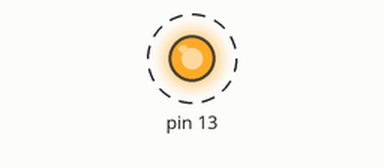
This sketch was run on a simulated Arduino Uno, built with avr-gcc and run on an emulated ATmega328P. Parts: output pins drawn as LEDs (lit = HIGH). Dashed ring = blinking.

Above: at 0.3 s.
Timing chart, 0 to 3.5 s (numbered marks = the images above):
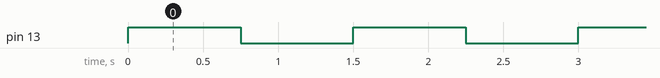

Measured:
- by itself, pin 13: alternates HIGH for 0.75 s and LOW for 0.75 s

The sketch:

Program_1.ino
```cpp
#define timeBetweenBlinks 750

void setup() {
  pinMode(13,OUTPUT);

}

void loop() {
  digitalWrite(13,HIGH);
  delay(timeBetweenBlinks);
  digitalWrite(13,LOW);
  delay(timeBetweenBlinks);
}
```
